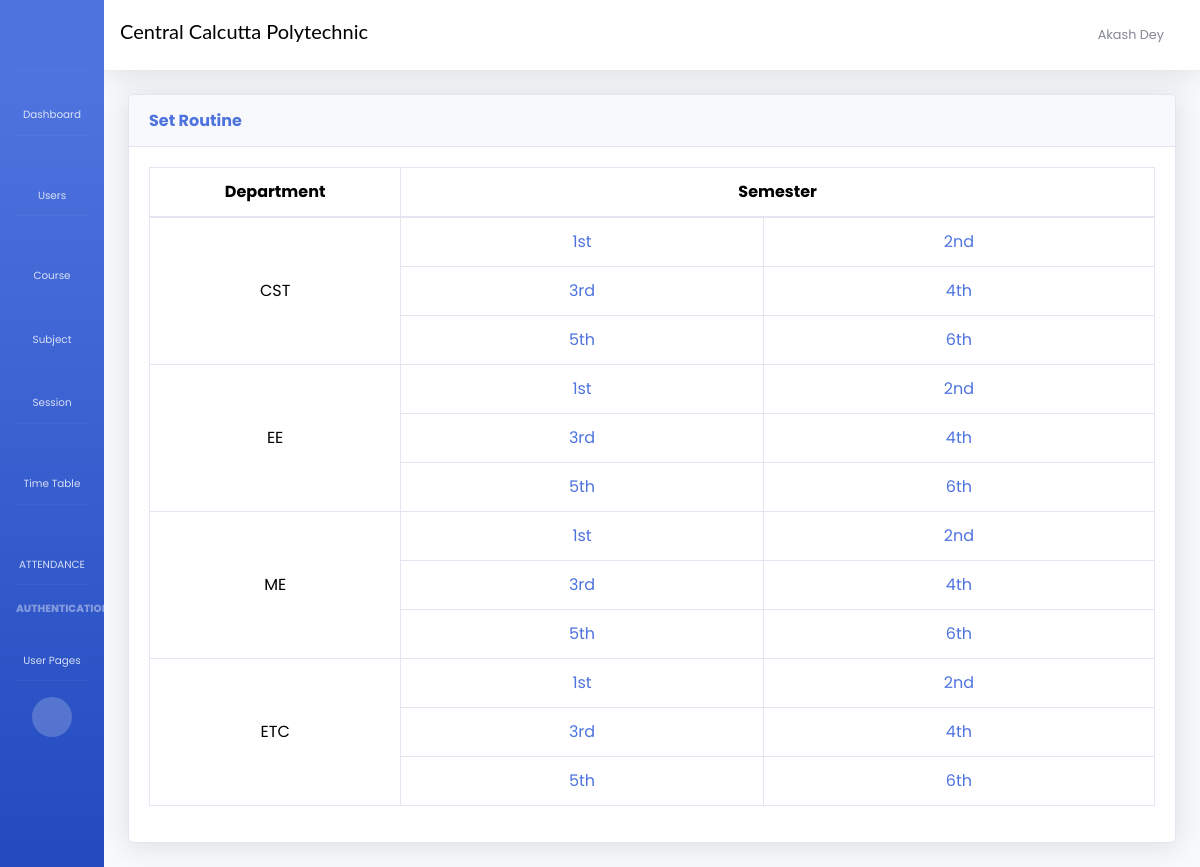
Page /set-routine/ (signed in) on the committed database.
### usermodule/models.py (models this page shows, shortened)
class HOD(models.Model):
    hod=models.OneToOneField(CustomUser,on_delete=models.CASCADE, null=True)
    name = models.CharField(max_length=50, blank=True)
    email = models.EmailField(unique=True, blank=True)
    approved = models.BooleanField(default=True)

class Courses(models.Model):
    id=models.AutoField(primary_key=True)
    course_name=models.CharField(max_length=255)
    created_at=models.DateTimeField(auto_now_add=True)
    updated_at=models.DateTimeField(auto_now_add=True)
    objects=models.Manager()

class Semester(models.Model):
    SEMESTER_CHOICES = (
        ("1st", '1st Semester'),
        ("2nd", '2nd Semester'),
        ("3rd", '3rd Semester'),
        ("4th", '4th Semester'),
        ("5th", '5th Semester'),
        ("6th", '6th Semester'),
    )
    YEAR_CHOICES = (
        ("1st", '1st Year'),
        ("2nd", '2nd Year'),
        ("3rd", '3rd Year'),
    )
    semester = models.CharField(choices=SEMESTER_CHOICES, max_length=100)
    year = models.CharField(choices=SEMESTER_CHOICES, max_length=100)
    created_at=models.DateTimeField(auto_now_add=True)
    updated_at=models.DateTimeField(auto_now_add=True)
    objects = models.Manager()

### datamodule/views.py (the view)
# urls.py: path('set-routine/', d_views.set_routine, name="setRoutine123"),
@login_required(login_url="/login")
def set_routine(request):
    if check_approve(request):
        return redirect("waiting_student")
    user = request.user
    if int(user.user_type) == 1:
        User = HOD.objects.filter(hod=user, approved=True).first()
    elif int(user.user_type) == 2:
        return redirect("index")
    elif int(user.user_type) == 3:
        return redirect("index")
    data = {
        "user": User,
        "usertype": usertypedata[int(user.user_type)],
        'semester': Semester.objects.all(),
        'major': Courses.objects.all(),
        }  # For initial load, no data
    return render(request, 'set-routine.html', data)

### datamodule/views.py (called while the page is built)
def check_approve(request):
    user = request.user
    if int(user.user_type) == 1:
        User = HOD.objects.filter(hod=user).first()
    elif int(user.user_type) == 2:
        User = Staff.objects.filter(staff=user).first()
    elif int(user.user_type) == 3:
        User = Student.objects.filter(student=user).first()
    return User.approved==False

### templates/set-routine.html (shortened to what this page needs)
{% extends 'base/base1.html' %}
{% load static %}
{% block main %}
<div class="card shadow mb-4">
    <div class="card-header py-3">
        <h6 class="m-0 font-weight-bold text-primary">Set Routine</h6>
    </div>
    <div class="card-body">
        <div class="table-responsive">
            <table class="table table-bordered" id="dataTable" width="100%" cellspacing="0">
                <thead>
                    <tr>
                      <th class="text-center col-lg-3" colspan="1">Department</th>
                      <th class="col-lg-9 text-center" colspan="2">Semester</th>
                    </tr>
                  </thead>
                <tbody>
                  {% if major %}
                  {% for m in major %}
                  <tr>
                      <td class="text-center align-content-center" rowspan="3">{{m.course_name}}</td>
                      {% if semester %}
                      {% for s in semester %}
                      <td class="text-center"><a class="collapse-item text-center" href="{% url 'setRoutine' semester_id=s.id major_id=m.id %}">{{s.semester}}</a></td>
                      {% if s.semester == "2nd" or s.semester == "4th" %}
                  </tr>
                  <tr>
                      {% endif %}
                      {% endfor %}
                      {% endif %}
                  </tr>
                  {% endfor %}
                  {% endif %}
                 </tbody>
            </table>
          </div>
      </div>
  </div>
{% endblock main %}

### templates/base/base1.html (shortened to what this page needs)
<!DOCTYPE html>
{% load static %}
<html lang="en">
<head>
    <link href="https://cdn.jsdelivr.net/npm/bootstrap@5.3.3/dist/css/bootstrap.min.css" rel="stylesheet">
    <link href="{% static 'css/bootstrap.min.css' %}" rel="stylesheet">
    <link href="{% static 'css/bootstrap.css' %}" rel="stylesheet">
    <link href="{% static 'vendor/fontawesome-free/css/all.min.css' %}" rel="stylesheet" type="text/css">
    <link href="{% static 'css/calender.css' %}" rel="stylesheet">
    <link href="{% static 'css/register.css' %}" rel="stylesheet">
    <link href="{% static 'css/sb-admin-2.min.css' %}" rel="stylesheet">
</head>
<body id="page-top" class="sidebar-toggled">
    <div id="wrapper">
        <ul class="navbar-nav bg-gradient-primary sidebar sidebar-dark accordion toggled" id="accordionSidebar">
            <a class="sidebar-brand d-flex align-items-center justify-content-center" href="{% url 'index' %}">
                <div class="sidebar-brand-icon rotate-n-15">
                    <i class="fas fa-laugh-wink"></i>
                </div>
            </a>
            <hr class="sidebar-divider my-0">
            <li class="nav-item">
                <a class="nav-link" href="{% url 'index' %}">
                    <i class="fas fa-fw fa-tachometer-alt"></i>
                    <span>Dashboard</span></a>
            </li>
            <hr class="sidebar-divider">
            {% if usertype == "HOD"  %}
            <li class="nav-item">
                <a class="nav-link collapsed" href="#" data-toggle="collapse" data-target="#collapseTwo"
                    aria-expanded="true" aria-controls="collapseTwo">
                    <i class="fas fa-user fa-sm fa-fw mr-2 text-gray-400"></i>
                    <span>Users</span>
                </a>
            </li>
            <hr class="sidebar-divider">
            <li class="nav-item">
                <a class="nav-link collapsed" href="#" data-toggle="collapse" data-target="#collapseFive"
                    aria-expanded="true" aria-controls="collapseFive">
                    <i class="fas fa-fw fa-cog"></i>
                    <span>Course</span>
                </a>
            </li>
            <li class="nav-item">
                <a class="nav-link collapsed" href="#" data-toggle="collapse" data-target="#collapseSix"
                    aria-expanded="true" aria-controls="collapseSix">
                    <i class="fas fa-fw fa-cog"></i>
                    <span>Subject</span>
                </a>
            </li>
            <li class="nav-item">
                <a class="nav-link collapsed" href="#" data-toggle="collapse" data-target="#collapseSeven"
                    aria-expanded="true" aria-controls="collapseSeven">
                    <i class="fas fa-fw fa-cog"></i>
                    <span>Session</span>
                </a>
            </li>
            <hr class="sidebar-divider">
            <li class="nav-item">
                <a class="nav-link collapsed" href="#" data-toggle="collapse" data-target="#collapse1"
                    aria-expanded="true" aria-controls="collapse1">
                    <i class="fas fa-fw fa-cog"></i>
                    <span>Time Table</span>
                </a>
            </li>
            <hr class="sidebar-divider">
             <li class="nav-item">
                <a class="nav-link collapsed" href="#" data-toggle="collapse" data-target="#collapsesix"
                    aria-expanded="true" aria-controls="collapsesix">
                    <i class="fas fa-fw fa-cog"></i>
                    <span>ATTENDANCE</span>
                </a>
            </li>
            <hr class="sidebar-divider">
            <div class="sidebar-heading">
                AUTHENTICATION
            </div>
            <li class="nav-item">
                <a class="nav-link collapsed" href="#" data-toggle="collapse" data-target="#collapsePages" aria-expanded="true"
                    aria-controls="collapsePages">
                    <i class="fas fa-fw fa-folder"></i>
                    <span>User Pages</span>
                </a>
            </li>
            {% endif %}
            <hr class="sidebar-divider d-none d-md-block">
            <div class="text-center d-none d-md-inline">
                <button class="rounded-circle border-0" id="sidebarToggle"></button>
            </div>
        </ul>
        <div id="content-wrapper" class="d-flex flex-column">
            <div id="content">
                <nav class="navbar navbar-expand navbar-light bg-white topbar mb-4 static-top shadow">
                    <h5>Central Calcutta Polytechnic</h5>
                    <ul class="navbar-nav ml-auto">
                        <li class="nav-item dropdown no-arrow">
                            <a class="nav-link dropdown-toggle" href="#" id="userDropdown" role="button"
                                data-toggle="dropdown" aria-haspopup="true" aria-expanded="false">
                                {%if usertype == 'HOD' %}
                                <span class="mr-2 d-none d-lg-inline text-gray-600 small">{{user.name}}</span>
                                {% else %}
                                <span class="mr-2 d-none d-lg-inline text-gray-600 small">{{user.name}}</span>
                                <img class="img-profile rounded-circle"
                                src="{{ user.photo.url }}">
                                {% endif %}
                            </a>
                        </li>
                    </ul>
                </nav>
                <div class="container-fluid">
                    {% block main %}
                    {% endblock main %}
                </div>
            </div>
        </div>
    </div>
</body>
</html>

### static/css/register.css (style rules this page uses)
* { margin: 0; padding: 0; box-sizing: border-box; font-family: 'Poppins', sans-serif; }
body { background: linear-gradient(165deg, #d6609e, #2ce8e8); min-height: 100vh; }

### rows in the picture
HOD: name "Akash Dey"
Courses: course_name "CST"
Semester: semester "1st"
Semester: semester "2nd"
Semester: semester "3rd"
Semester: semester "4th"
Semester: semester "5th"
Semester: semester "6th"
Courses: course_name "EE"
Courses: course_name "ME"
Courses: course_name "ETC"
